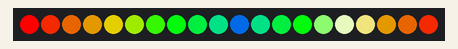
A sketch run on a simulated Arduino Uno, built with avr-gcc and run on an emulated ATmega328P. On the bench: 20 RGB LEDs in strip order, left to right. What the sketch prints to the serial monitor is not drawn.

Above: at 1.65 s.
At 6.15 s:
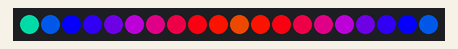
At 10.96 s:
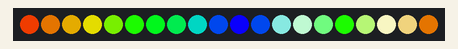
At 20.57 s:
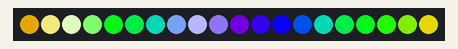
At 30.18 s:
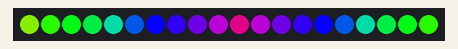
At 39.79 s:
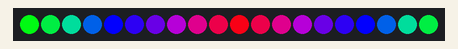

The sketch:

xymap_irregular_layout.ino
```cpp
//***************************************************************
// xymap example
// Original mapping concept for irregular layout by focalintent.
//
// Useful for mapping in a matrix like way across irregular
// shapped layouts, or layouts that have very large gaps
// between areas/blocks of pixels and you don't want to
// make a massive virtual matrix with lots of null pixels.
//
// This example has a diamond shapped layout like this:
// https://imgur.com/R3KkCOM
// Rather then make a virtual width * height matrix of
// 11x11 (121 pixels) to hold all the pysical pixels, an
// array is used to store only the individual 20 pixel
// positions.
//
// Wokwi link:  https://wokwi.com/projects/357297885896056833
//
//
// Marc Miller, Feb 2023
//***************************************************************

#include <FastLED.h>
#define DATA_PIN    11
#define LED_TYPE    WS2812B
#define COLOR_ORDER GRB
#define BRIGHTNESS  255


#define NUM_LEDS 20
CRGB leds[NUM_LEDS];

struct PT { uint8_t x, y;};

// The number of xy pairs here needs to be equal to NUM_LEDS
PT xy[] = { {5,0}, {6,1}, {7,2}, {8,3}, {9,4}, {10,5}, {9,6}, {8,7}, {7,8}, {6,9}, {5,10}, {4,9}, {3,8}, {2,7}, {1,6}, {0,5}, {1,4}, {2,3}, {3,2}, {4,1} };
#define gridWidth 11
#define gridHeight 11

static uint8_t hue, sat;


//---------------------------------------------------------------
void setup() {
  Serial.begin(115200);
  delay(1500); // startup delay
  FastLED.addLeds<LED_TYPE,DATA_PIN,COLOR_ORDER>(leds, NUM_LEDS).setCorrection(TypicalLEDStrip);
  FastLED.setBrightness(BRIGHTNESS);
  FastLED.clear();
  FastLED.show();
  Serial.println("\nSetup done. \n");
}


//---------------------------------------------------------------
void loop() {

  // Was used to test/check pixel layout
  // static uint8_t i;
  // EVERY_N_MILLISECONDS(300) {
  //   leds[i++ % NUM_LEDS] = CHSV(hue,128,255);
  //   FastLED.show();
  //   hue = hue + 15;
  // }

  EVERY_N_MILLISECONDS(33) {
    hue++;
  }

  static uint8_t Xpos;
  EVERY_N_MILLISECONDS(160) {
    Xpos++;
    if (Xpos == 5*gridWidth) {Xpos = 0;}
  }


  for(int i = 0; i < NUM_LEDS; i++) {
    static uint8_t mappedHue;
    mappedHue = map( xy[i].y, 0, gridHeight, hue, hue+160 );

    sat = 255;
    if (xy[i].x == Xpos-1 || xy[i].x == Xpos+1) {
      sat = 90;
    }
    if (xy[i].x == Xpos) {
      sat = 40;
    }

    leds[i] = CHSV( mappedHue, sat, 255 ) ;
  }

  FastLED.show();

}
```
